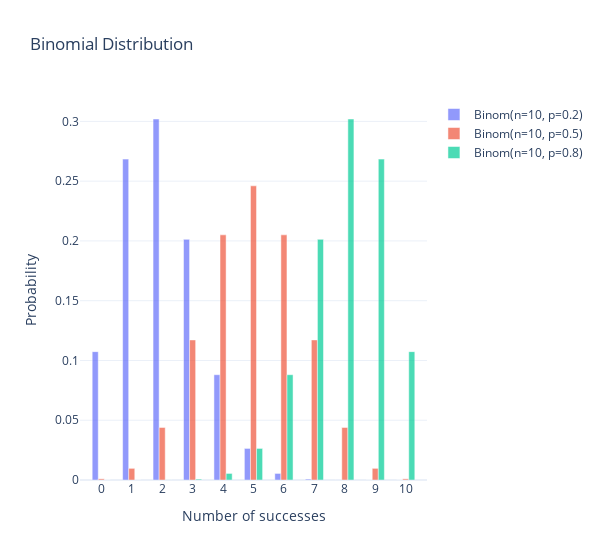

The notebook cell saved with this chart:
### Markdown cell above
## Example: binomial calculation

Consider estimating a population sex ratio based on the sex of a sample of newborn babies in a hospital: suppose we have observed **3 female children from a sample of 5 births**.

How would we specify a Bayesian model for this problem?

- What is the likelihood?
- What is/are the prior(s)?

**Binomial model** is suitable for data that are generated from a sequence of exchangeable Bernoulli trials. These data can be summarized by $y$, the number of times the event of interest occurs, and $n$, the total number of trials. The model parameter is the expected proportion of trials that an event occurs.

$$p(Y|\theta) = \frac{n!}{y! (n-y)!} \theta^{y} (1-\theta)^{n-y}$$

where $y \in \{0, 1, \ldots, n\}$ and $\theta \in [0, 1]$.

### Code cell
x = np.arange(0, 11)
fig = go.Figure()

bar_width = 0.2
ps = [0.2, 0.5, 0.8]
colors = ["#636EFA", "#EF553B", "#00CC96"] 

for i, (n, p) in enumerate(zip([10, 10, 10], ps)):
    dist = pm.Binomial.dist(n=n, p=p)
    pmf = np.exp(pm.logp(dist, x).eval())
    offset = (i - 1) * bar_width 
    fig.add_trace(go.Bar(
        x=x + offset,
        y=pmf,
        width=bar_width,
        name=f"Binom(n={n}, p={p})",
        opacity=0.7,
        marker_color=colors[i]
    ))

fig.update_layout(
    title="Binomial Distribution",
    xaxis_title="Number of successes",
    yaxis_title="Probability",
    barmode="overlay",
    width=600,
)
fig.update_xaxes(
    tickmode="array",
    tickvals=x,
    ticktext=[str(val) for val in x]
)

### Figure 1 — Plotly figure (JSON) as saved in the notebook; plotly's stock layout.template omitted (floating-point values rounded to 4 significant figures)
{"data": [{"marker": {"color": "#636EFA"}, "name": "Binom(n=10, p=0.2)", "opacity": 0.7, "type": "bar", "width": 0.2, "x": [-0.2, 0.8, 1.8, 2.8, 3.8, 4.8, 5.8, 6.8, 7.8, 8.8, 9.8], "y": [0.1074, 0.2684, 0.302, 0.2013, 0.08808, 0.02642, 0.005505, 0.0007864, 7.373e-05, 4.096e-06, 1.024e-07]}, {"marker": {"color": "#EF553B"}, "name": "Binom(n=10, p=0.5)", "opacity": 0.7, "type": "bar", "width": 0.2, "x": [0.0, 1.0, 2.0, 3.0, 4.0, 5.0, 6.0, 7.0, 8.0, 9.0, 10.0], "y": [0.0009766, 0.009766, 0.04395, 0.1172, 0.2051, 0.2461, 0.2051, 0.1172, 0.04395, 0.009766, 0.0009766]}, {"marker": {"color": "#00CC96"}, "name": "Binom(n=10, p=0.8)", "opacity": 0.7, "type": "bar", "width": 0.2, "x": [0.2, 1.2, 2.2, 3.2, 4.2, 5.2, 6.2, 7.2, 8.2, 9.2, 10.2], "y": [1.024e-07, 4.096e-06, 7.373e-05, 0.0007864, 0.005505, 0.02642, 0.08808, 0.2013, 0.302, 0.2684, 0.1074]}], "layout": {"barmode": "overlay", "title": {"text": "Binomial Distribution"}, "width": 600, "xaxis": {"tickmode": "array", "ticktext": ["0", "1", "2", "3", "4", "5", "6", "7", "8", "9", "10"], "tickvals": [0, 1, 2, 3, 4, 5, 6, 7, 8, 9, 10], "title": {"text": "Number of successes"}}, "yaxis": {"title": {"text": "Probability"}}}}
